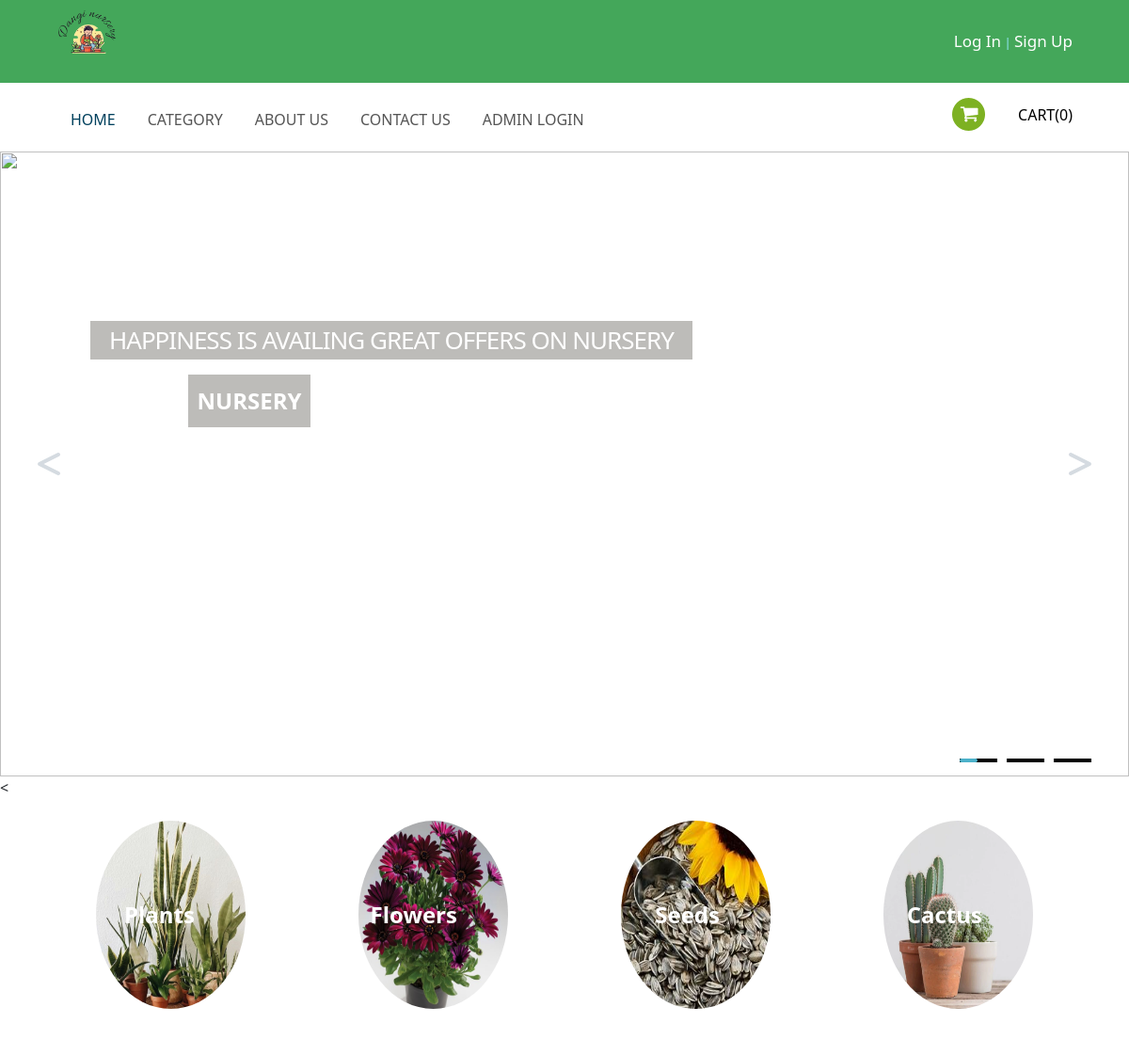
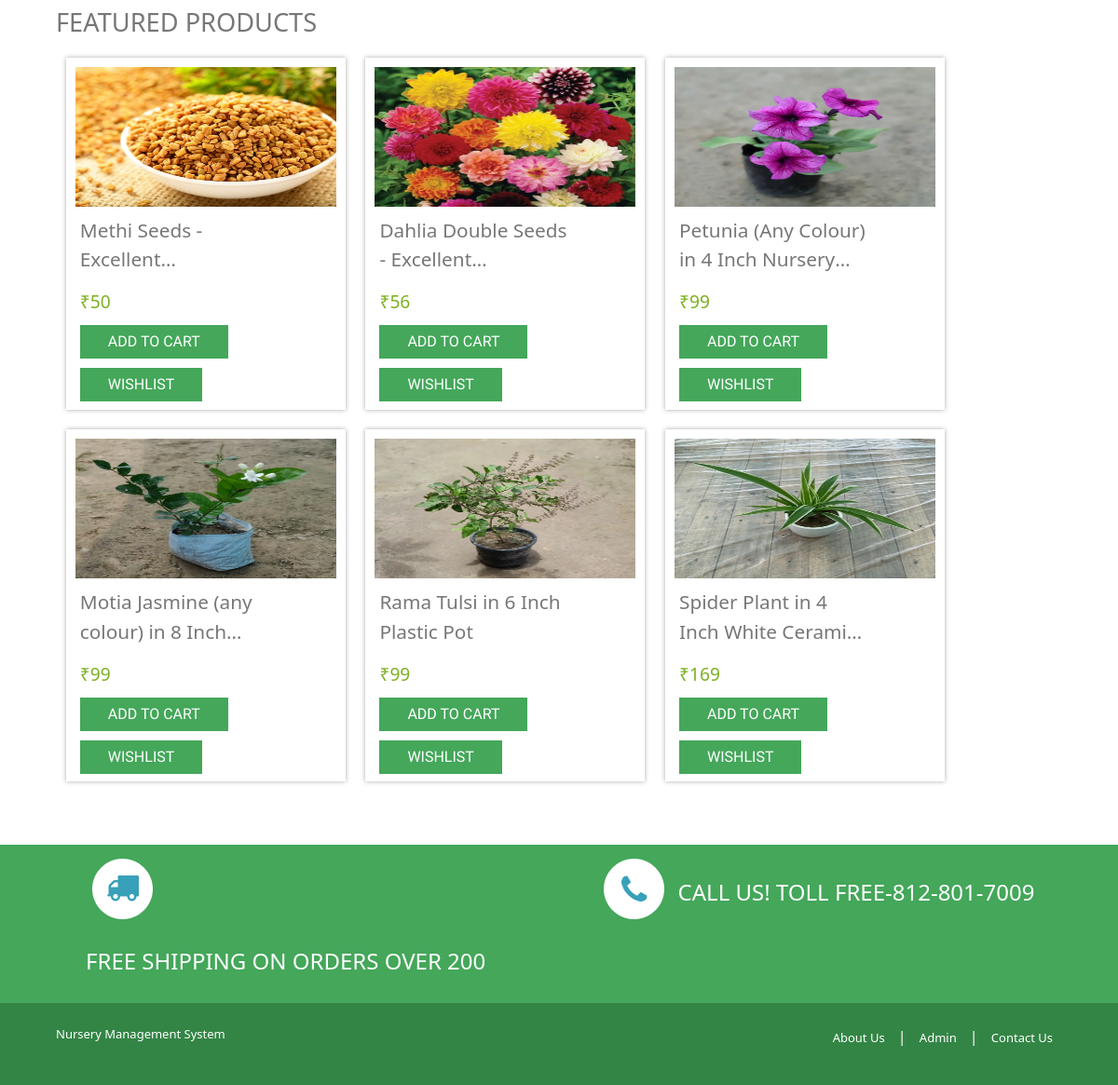
Page /nms/index.php on the committed database (2 pictures, top to bottom).
### tables this page shows
CREATE TABLE `tblcategory` (
  `ID` int(5) NOT NULL,
  `CategoryName` varchar(250) DEFAULT NULL,
  `CategoryDescription` mediumtext DEFAULT NULL,
  `CreatedBy` varchar(250) DEFAULT NULL,
  `CreationDate` timestamp NULL DEFAULT current_timestamp()
);

CREATE TABLE `tblproducts` (
  `ID` int(5) NOT NULL,
  `category` int(5) DEFAULT NULL,
  `productName` varchar(250) DEFAULT NULL,
  `productweight` varchar(100) DEFAULT NULL,
  `productPrice` decimal(10,0) DEFAULT NULL,
  `productDescription` mediumtext DEFAULT NULL,
  `productInstruction` mediumtext DEFAULT NULL,
  `shippingCharge` decimal(10,0) DEFAULT NULL,
  `productAvailability` varchar(50) DEFAULT NULL,
  `productImage1` varchar(250) DEFAULT NULL,
  `productImage2` varchar(250) DEFAULT NULL,
  `productImage3` varchar(250) DEFAULT NULL,
  `addedBy` varchar(250) DEFAULT NULL,
  `CreationDate` timestamp NULL DEFAULT current_timestamp()
);

### nms/index.php (the view, shortened to what this page needs)
<!DOCTYPE HTML>
<html>
<head>
    <link href="css/style.css" rel="stylesheet" type="text/css" media="all" />
    <link href="css/form.css" rel="stylesheet" type="text/css" media="all" />
    <link href="css/megamenu.css" rel="stylesheet" type="text/css" media="all" />
    <link rel="stylesheet" href="https://cdnjs.cloudflare.com/ajax/libs/font-awesome/6.5.1/css/all.min.css"
 />
    <link rel="stylesheet" href="css/fwslider.css" media="all">
</head>
<body>
    <?php include_once('includes/header.php');?>
    <div id="fwslider">
        <div class="slider_container">
            <div class="slide">
                <img src="images/banner.jpg" alt="" />
                <div class="slide_content">
                    <div class="slide_content_wrap">
                        <h4 class="title">Happiness is availing great offers on Nursery</h4>
                        <p class="description">Nursery</p>
                    </div>
                </div>
            </div>
        </div>
        <div class="timers"></div>
        <div class="slidePrev"><span><i class="fa-solid fa-less-than fa-2xl" style="color: #d5dbe1;"></i></span></div>
        <div class="slideNext"><span><i class="fa-solid fa-greater-than fa-2xl" style="color: #d5dbe1;"></i></span>
        </div>
    </div>
<<div class="container">
    <div class="slide-container">
        <div class="card-wrapper">
            <?php
            $categories = [['id' => 1, 'name' => 'Plants', 'image' => './images/indoor-plant.png'],
                ['id' => 2, 'name' => 'Flowers', 'image' => './images/flower.png'],
                ['id' => 3, 'name' => 'Seeds', 'image' => './images/sunflower-seeds.jpeg'],
                ['id' => 5, 'name' => 'Cactus', 'image' => './images/cactus.jpg'],
            ];
            $con = mysqli_connect('localhost', 'root', '', 'nmsdb');
            foreach ($categories as $category) {
                $url_encoded_name = urlencode($category['name']);
                ?>
                <div class="card">
                    <div class="image-box">
                        <img src="<?php echo $category['image']; ?>" alt="<?php echo $category['name']; ?>">
                        <a href="products.php?cid=<?php echo $category['id']; ?>&catname=<?php echo $url_encoded_name; ?>">
                            <?php echo $category['name']; ?>
                        </a>
                    </div>
                </div>
                <?php
            }
            ?>
        </div>
    </div>
</div>
    <div class="main">
        <div class="wrap">
            <div class="section group">
                <div class="cont ">
                    <h2 class="head">Featured Products</h2>
                    <div class="top-box">
                        <?php
$ret=mysqli_query($con,"select * from tblproducts  order by  ID desc limit 100");
while ($row=mysqli_fetch_array($ret)) {
?>
                        <div class="col_1_of_3 span_1_of_3">
                            <a href="single-product.php?pid=<?php  echo $row['ID'];?>">
                                <div class="inner_content clearfix">
                                    <div class="product_image">
                                        <a href="single-product.php?pid=<?php  echo $row['ID'];?>">
                                            <img src="admin/productimages/<?php echo $row['productImage1'];?>"
                                                width="300" height="150" alt=""></a>
                                    </div>
                                    <div class="price">
                                        <div class="cart-left">
                                            <p class="title"><?php echo $row['productName'];?></p>
                                            <div class="price1">
                                                <span class="actual">₹<?php echo $row['productPrice'];?></span>
                                            </div>
                                        </div>
                                        <div style="margin-top:40%;" align="center">
                                            <?php if($_SESSION['nmsuid']==""){?>
                                            <a href="login.php"><button class="grey">Add to cart</button></a>
                                            <?php } ?>
                                        </div>
                                    </div>
                                </div>
                                <div style="margin-left: 5%;">
                                    <?php if($_SESSION['nmsuid']==""){?>
                                    <a href="login.php"><button class="grey">Wishlist</button></a>
                                    <?php } ?>
                                </div>
                            </a>
                        </div><?php } ?>
                    </div>
                </div>
            </div>
        </div>
    </div>
    <?php include_once('includes/footer.php');?>
</body>
</html>

### nms/css/style.css (style rules this page uses)
html, body, div, span, applet, object, iframe, h1, h2, h3, h4, h5, h6, p, blockquote, pre, a, abbr, acronym, address, big, cite, code, del, dfn, em, img, ins, kbd, q, s, samp, small, strike, strong, sub, sup, tt, var, b, u, i, dl, dt, dd, ol, nav ul, nav li, fieldset, form, label, legend, table, caption, tbody, tfoot, thead, tr, th, td, article, aside, canvas, details, embed, figure, figcaption, footer, header, hgroup, menu, nav, output, ruby, section, summary, time, mark, audio, video { margin: 0; padding: 0; border: 0; font-size: 100%; font: inherit; vertical-align: baseline; }
a { text-decoration: none; }
img { max-width: 100%; }
body { font-family: 'Exo 2', sans-serif; background: #fff; }
.wrap { width: 87%; margin: 0 auto; -moz-transition: all .2s linear; -webkit-transition: all .2s linear; -o-transition: all .2s linear; -ms-transition: all .2s linear; }
.main { margin: 2% 0; }
.cont { display: block; float: left; margin: 1% 0 1% 0; }
.span_1_of_3 { width: 31.2%; -webkit-transition: all 0.4s ease; -moz-transition: all 0.4s ease; -o-transition: all 0.4s ease; transition: all 0.4s ease; }
.col_1_of_3 { height: 378px; width: 300px; display: block; float: left; margin: 1%; box-shadow: 0 0 5px #aaa; -webkit-box-shadow: 0 0 5px #aaa; -moz-box-shadow: 0 0 5px #aaa; -o-box-shadow: 0 0 5px #aaa; }
h2.head { font-size: 1.7em; text-transform: uppercase; color: #777; margin-bottom: 10px; }
.price { padding: 10px 0 0 5px; }
.inner_content { padding: 10px; position: relative; }
.product_image { transition: opacity 0.4s ease; }
.product_image img::before { display: block; border: 1px solid #f0f0f0; transition: all 0.4 ease-in-out; }
.cart-left { width: 73.5%; float: left; margin-right: 2.6%; }
p.title { color: #777; font-size: 1.3em; display: -webkit-box; -webkit-line-clamp: 2; -webkit-box-orient: vertical; overflow: hidden; }
.price1 { margin: 10px 0px; }
span.actual { color: #7db122; font-size: 1.2em; }
.top-box { margin-bottom: 2%; }
.container { display: flex; justify-content: center; max-width: 1120px; width: 100%; }
.slide-container { margin: 23px 0px; }
.card-wrapper { display: flex; }
.card-wrapper .card { border-radius: 100%; margin: 0px 60px; border: hidden; z-index: 99; overflow: hidden; }
.card::before { content: ''; position: absolute; top: 0; left: 0; width: 100%; height: 100%; background-color: rgba(0, 0, 0, 0.5); opacity: 0; transition: opacity 0.4s ease; }
.card .image-box { height: 200px; }
.card .image-box img { height: 100%; position: relative; transition: all 0.4 ease-in-out; }
.card .image-box a { position: absolute; right: 34%; text-decoration: none; top: 41%; color: white; font-size: 24px; font-weight: 600; }
h4.title { color: #555; margin-bottom: 0.5em; font-size: 1.4em; line-height: 1.2; font-weight: normal; margin-top: 0px; letter-spacing: -1px; text-transform: uppercase; border-bottom: 1px solid #DFDDDD; padding-bottom: 13px; }
button.grey { margin-right: 20px; display: inline-block; text-decoration: none; cursor: pointer; background: #44a75a; font-size: 0.95; line-height: 16px; text-transform: uppercase; padding: 10px 30px; color: #FFF; border: none; float: left; font-family: 'Exo 2', sans-serif; outline: none; }
@media (max-width:1366px) { .wrap { width: 95%; } }
@media (max-width:1280px) { .wrap { width: 90%; } }

### rows in the picture
tblcategory: shows a picture, CategoryName "Flowers"
tblcategory: shows a picture, CategoryName "Seeds"
tblproducts: productImage1 (picture), productName "Methi Seeds -…", productPrice "50"
tblproducts: productImage1 (picture), productName "Dahlia Double Seeds -…", productPrice "56"
tblproducts: productImage1 (picture), productName "Petunia (Any Colour) in 4 Inch…", productPrice "99"
tblproducts: productImage1 (picture), productName "Motia Jasmine (any colour) in 8…", productPrice "99"
tblproducts: productImage1 (picture), productName "Rama Tulsi in 6 Inch Plastic Pot", productPrice "99"
tblproducts: productImage1 (picture), productName "Spider Plant in 4 Inch White…", productPrice "169"

### other values in the picture
$resultss['totalp'] "0"
$category['name'] "Plants"
$category['name'] "Cactus"
